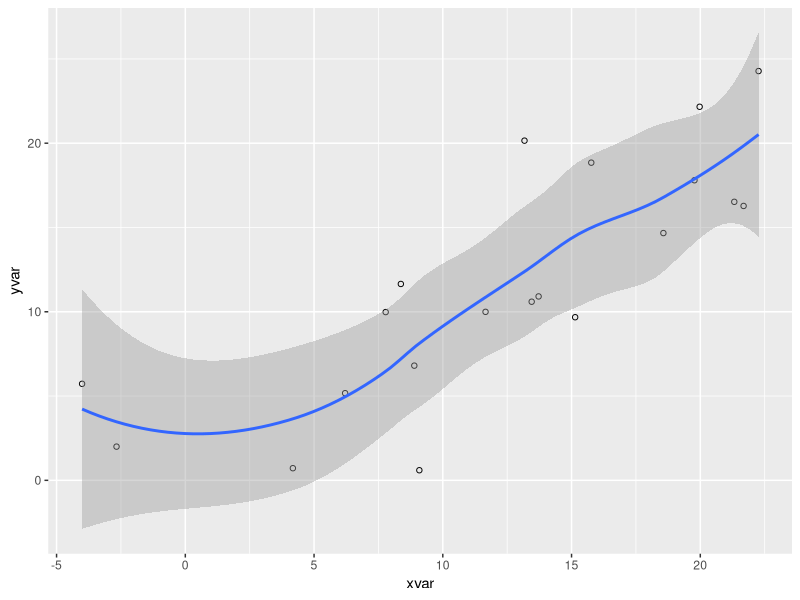
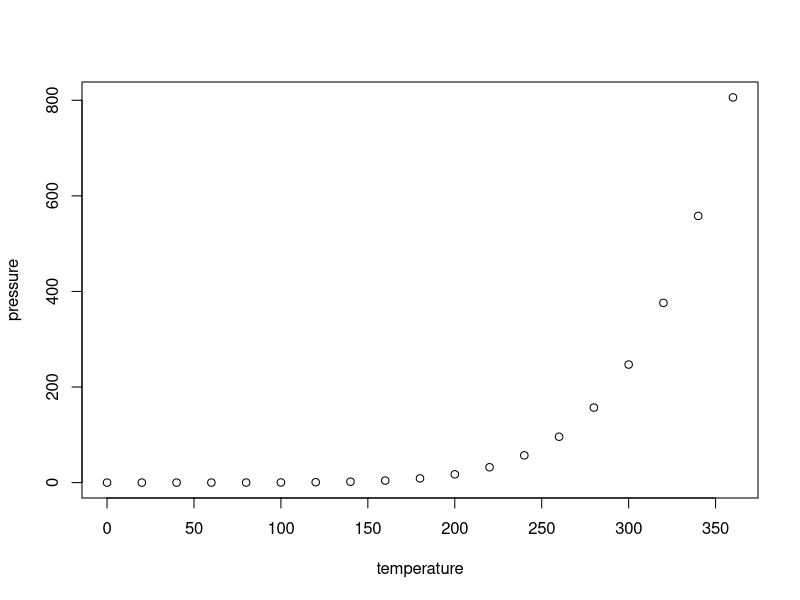
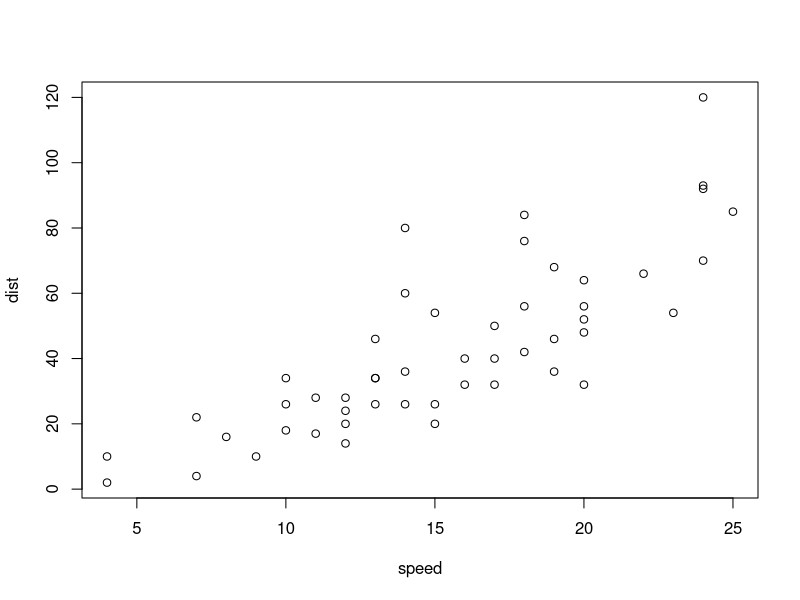

The R script that drew these images, in order:
## ---- chunk 1
knitr::opts_chunk$set(echo = TRUE, message = FALSE, warning=FALSE)
## ---- chunk 2
#| label: fig-random
#| fig-cap: "Random"
#| code-fold: true
library(ggplot2)
dat <- data.frame(cond = rep(c("A", "B"), each=10),
                  xvar = 1:20 + rnorm(20,sd=3),
                  yvar = 1:20 + rnorm(20,sd=3))

ggplot(dat, aes(x=xvar, y=yvar)) +
    geom_point(shape=1) + 
    geom_smooth() 
## ---- chunk 3
#| label: fig-multiple
#| fig-cap: "Multiple"
#| fig-subcap: ["Pressure", "Cars"]
#| layout-ncol: 2
plot(pressure)
plot(cars)
## ---- chunk 4
#| label: tbl-mtcars
#| tbl-cap: "mtcars"
library(knitr)
kable(head(mtcars))
## ---- chunk 5
#| label: tbl-tables
#| tbl-cap: "Tables"
#| tbl-subcap: ["Cars", "Pressure"]
#| layout-ncol: 2
#| echo: false
library(knitr)
kable(head(cars))
kable(head(pressure))
